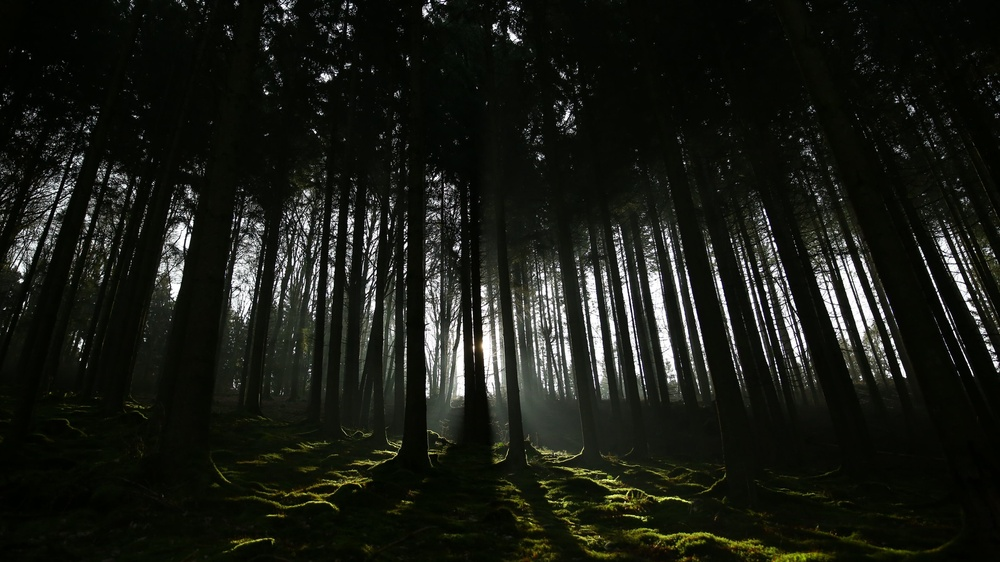
#> input picture forrest.jpg, 1000 x 562 px, shrunk from 3840 x 2160 before the run
$ jupyter execute 02_Images.ipynb   (shell and % lines are left out)
#> lines starting #> are read from the running program, lines starting #| are printed output that depends on the picture; after the words box and inside, x2 and y2 are one past the last pixel; in counts of white or black regions, pixels touching at a corner belong together
# Playing with Images using [OpenCV](https://opencv.org/), MatPlotLib and Numpy

[cell 1]
import numpy as np
import cv2 as cv
import matplotlib.pyplot as plt

# making the figure size larger than the default size:
plt.rcParams['figure.figsize'] = [12,12]

[cell 2]
img_bgr = cv.imread('forrest.jpg')
#> img_bgr is the input picture: shape (562, 1000, 3); mean B, G, R 20.8, 27.4, 25

img = cv.cvtColor(img_bgr, cv.COLOR_BGR2RGB)

plt.imshow(img)
plt.title('Forrest Image');

[cell 3]
img

[cell 4]
img.shape
#> Out = (562, 1000, 3)

[cell 5]
plt.imshow(img_bgr[:,:,::-1]); # gives the same result

[cell 6]
corner = img[-1000:,:1000]
plt.imshow(corner);

[cell 7]
img.dtype

[cell 8]
img.itemsize
#> Out = 1

[cell 9]
img.shape
#> Out = (562, 1000, 3)

[cell 10]
img.strides
#> Out = (3000, 3, 1)

[cell 11]
corner.shape
#> Out = (562, 1000, 3)

[cell 12]
corner.strides # Notice that the corner has the same strides because we are essentially using the same image data
#> Out = (3000, 3, 1)

[cell 13]
corner.flags.owndata
#> Out = False

[cell 14]
img.flags.owndata
#> Out = True

## Transposing

Image arrays have a property T which is their transpose

[cell 15]
reds = img[:,:,0]

print(reds.shape)
#| (562, 1000)
print(reds.T.shape)
#| (1000, 562)

[cell 16]
reds.dtype

[cell 17]
plt.imshow(reds, cmap='gray');

[cell 18]
plt.imshow(reds.T, cmap='gray');
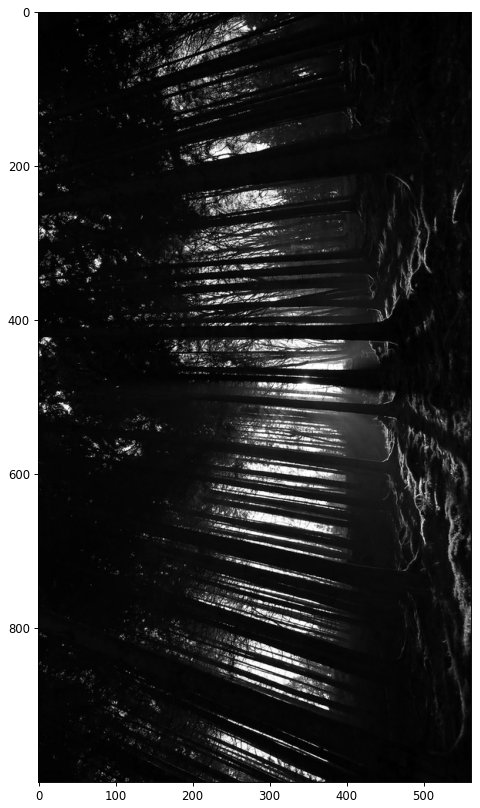
#> figure drawn by matplotlib, 1 panel

[cell 19]
reds.strides
#> Out = (3000, 3)

[cell 20]
reds.T.strides
#> Out = (3, 3000)

[cell 21]
squished = reds[:,::3]
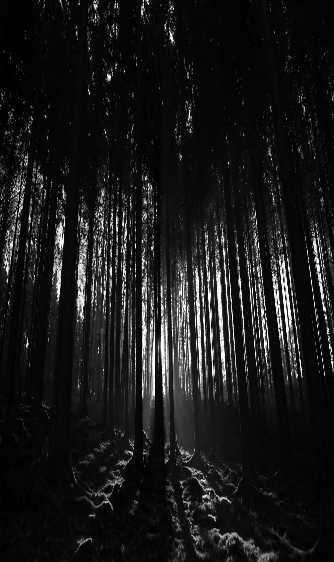
#> squished: shape (562, 334); min 0, max 255, mean 24.9
plt.imshow(squished, cmap='gray');

[cell 22]
squished.strides
#> Out = (3000, 9)

## Histogram equalisation

[cell 23]
gray_img = cv.cvtColor(img, cv.COLOR_RGB2GRAY)

plt.imshow(gray_img, cmap='gray');

[cell 24]
hist, bins = np.histogram(gray_img, bins=256, range=[0,256])
#> hist = 256 values, max 55136 at index 6, min 135 at index 200, mean 2195.3; bins = 257 values from 0 to 256
hist, bins

[cell 25]
cdf = hist.cumsum()
#> cdf = 256 values from 206 to 562000
cdf
#> Out = 256 values from 206 to 562000

[cell 26]
fig, ax1 = plt.subplots()

# plot the histograms using the normal y axis
ax1.bar(bins[1:], hist, 1, color = 'r')
ax1.tick_params(axis='y', labelcolor = 'r')

# make a second y axis that shares the same x axis
ax2 = ax1.twinx()
ax2.tick_params(axis='y', labelcolor = 'b')
# and that will plot the CDF
ax2.plot(cdf, color= 'b')

fig.tight_layout()
fig.legend(('histogram', 'cdf'), loc = 'upper left');

plt.show()
#> figure, not shown here; panel 1: tallest bar 55136 high, from x = 6.5 to 7.5; panel 2: curve peaks at x = 255, y = 562000

## This is where equalisation comes in

[cell 27]
equ_img = cv.equalizeHist(gray_img)
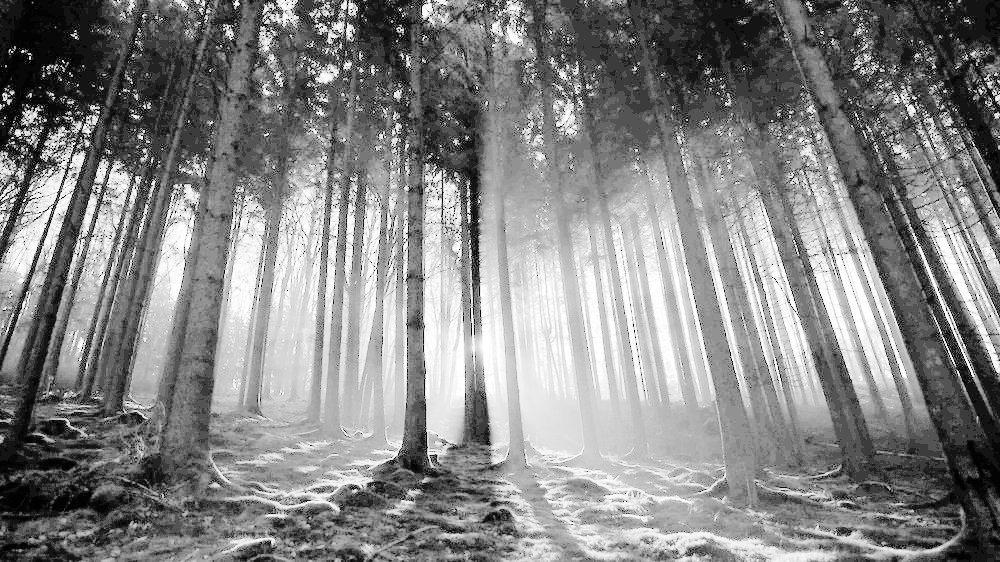
#> equ_img: shape (562, 1000); min 0, max 255, mean 133.2

[cell 28]
fig, axs = plt.subplots(1,2, figsize= (14,6))
axs[0].imshow(gray_img, cmap='gray')
axs[0].set_title('Original')

axs[1].imshow(equ_img, cmap='gray')
axs[1].set_title('equalised')

plt.show()

   #### Now we do some the same plot for the equalised image

   We see that the new image is more gritty but it's cdf is a straight line which means that the contrast is more balanced

[cell 29]
hist, bins = np.histogram(equ_img, bins=256, range=[0,256])
#> hist = 256 values, max 55136 at index 60, min 0 at index 2, mean 2195.3
cdf = hist.cumsum()

fig, ax1 = plt.subplots()

# plot the histograms using the normal y axis
ax1.bar(bins[1:], hist, 1, color = 'r')
ax1.tick_params(axis='y', labelcolor = 'r')

# make a second y axis that shares the same x axis
ax2 = ax1.twinx()
ax2.tick_params(axis='y', labelcolor = 'b')
# and that will plot the CDF
ax2.plot(cdf, color= 'b')

fig.tight_layout()
fig.legend(('histogram', 'cdf'), loc = 'upper left');

plt.show()
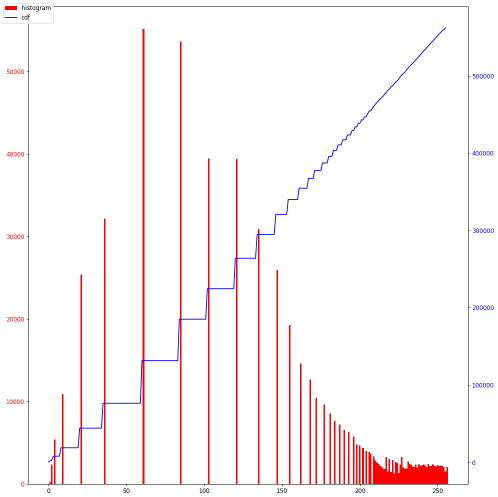
#> figure drawn by matplotlib, 2 panels; panel 1: tallest bar 55136 high, from x = 60.5 to 61.5; panel 2: curve peaks at x = 255, y = 562000

### If this is too grainy then we can make modifications to the image array

[cell 30]
for i in range(0,5):
    mix = i / 4.0
    blend = (equ_img * mix) + (gray_img * (1.0 - mix))
    print("original:", 1-mix, "normalised", mix)
    plt.imshow(blend, cmap='gray')
    plt.show()
#> this loop made 5 passes
#> pass 3, `blend = (equ_img * mix) + (gray_img * (1.0 - mix))`:
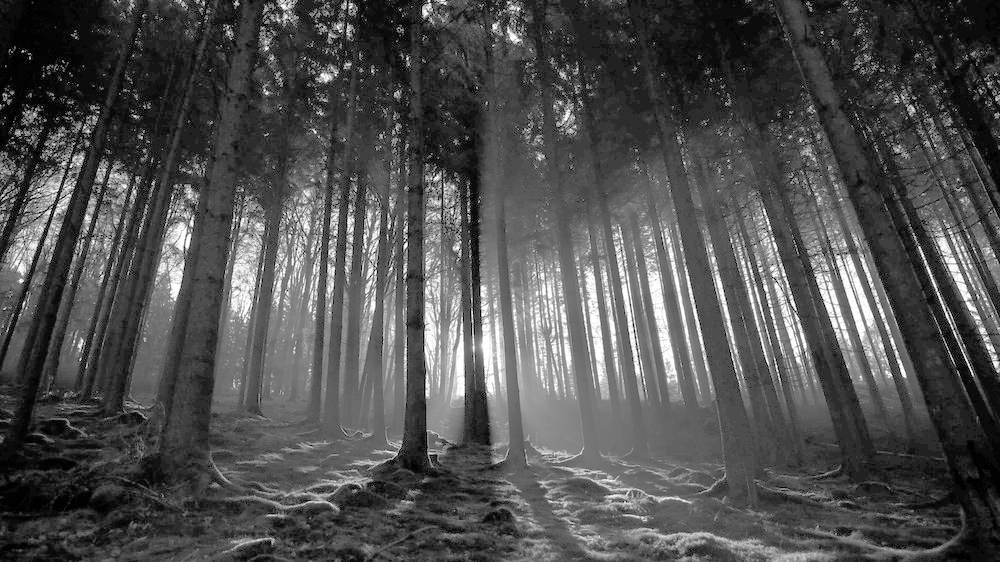
#> blend: shape (562, 1000) float64; min 0, max 255, mean 79.6

## We can convert this gray image back to the RGB image we started with now

[cell 31]
h, w = gray_img.shape
#> h = 562; w = 1000

mono_img = np.zeros((h, w , 3), dtype=np.uint8)
mono_img.shape
#> Out = (562, 1000, 3)

[cell 32]
# An ellipses ... , means "as many dimensions as you need"

mono_img[..., 0] = gray_img
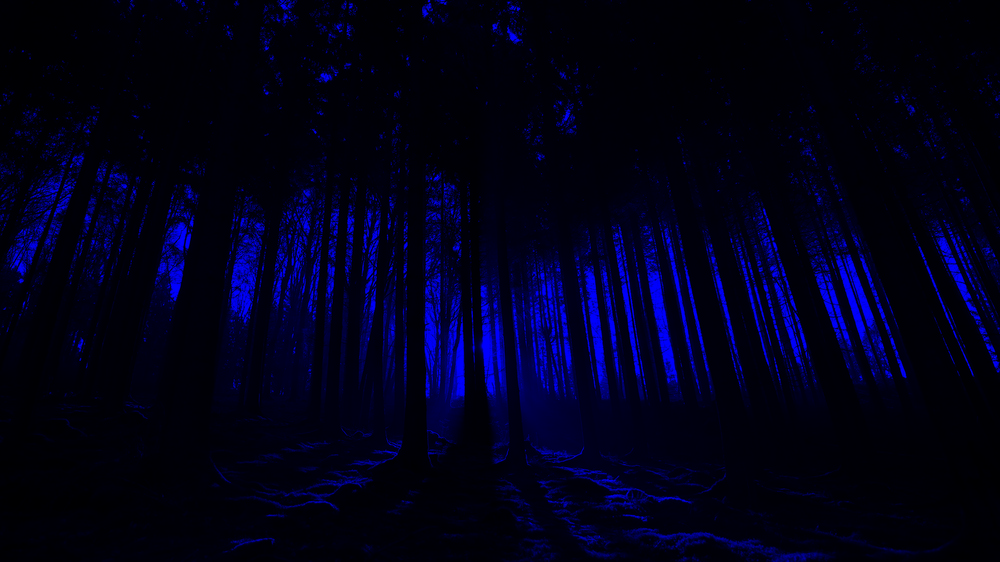
#> mono_img: shape (562, 1000, 3); mean of channels 0, 1, 2 25.9, 0, 0; drawn as B, G, R
mono_img[..., 1] = gray_img
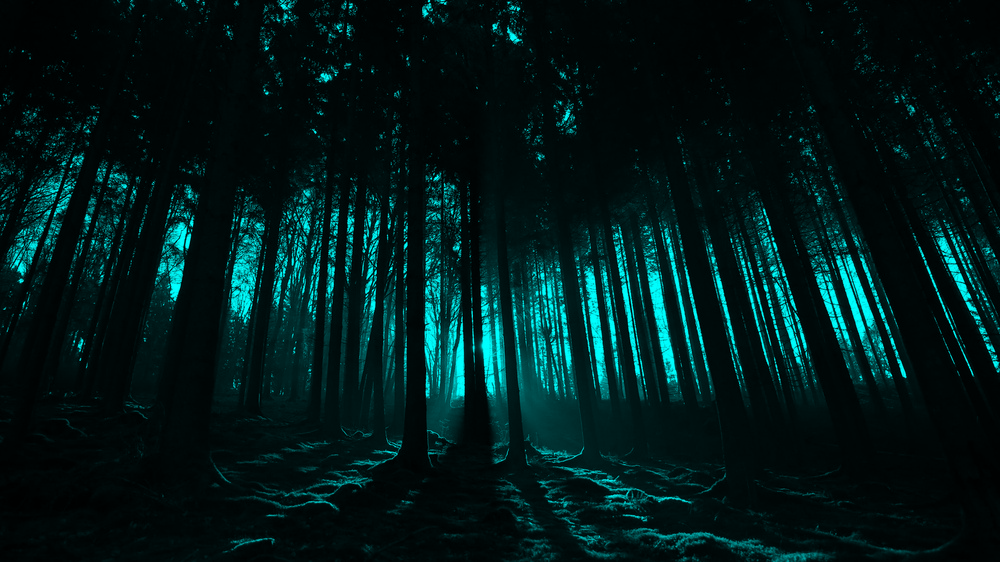
#> mono_img: shape (562, 1000, 3); mean of channels 0, 1, 2 25.9, 25.9, 0; drawn as B, G, R
mono_img[..., 2] = gray_img
mono_img

[cell 33]
plt.imshow(mono_img);

 This also works with broadcasting and it is much faster
 We can turn a 2D array into a 3D array by adding an extra axis

[cell 34]
gray_img_3d = gray_img[..., np.newaxis]
gray_img_3d.shape
#> Out = (562, 1000, 1)

[cell 35]
mono_img = np.broadcast_to(gray_img_3d, (h, w, 3))
mono_img

[cell 36]
plt.imshow(mono_img);

 This above is a color image but it is just that all colors have the same value so we will change that

[cell 37]
brightlights = np.where(mono_img < 40, img, [230, 230, 230])
plt.imshow(brightlights);

[cell 38]
greens = img[...,1]
greenmask = (greens > 200)
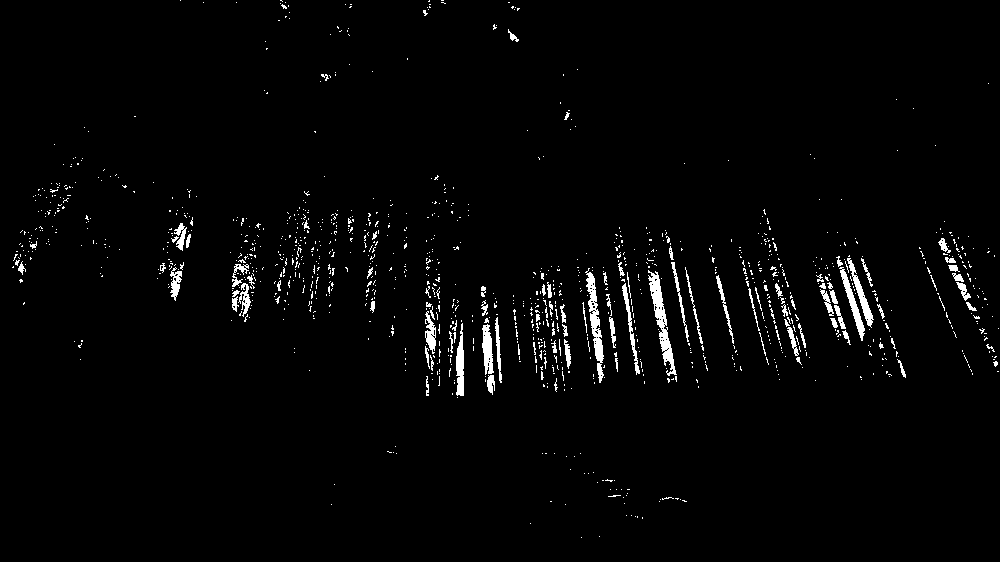
#> greenmask: shape (562, 1000) bool; 2.2% white; 1208 white regions (1114 under 20 px), largest, box (x1, y1, x2, y2) and area: (648, 270, 677, 376) 890, (585, 268, 604, 383) 747, (839, 267, 865, 341) 442
greenmask

[cell 39]
plt.imshow(greenmask, cmap='gray');

And now we use indexing

[cell 40]
brightlights[greenmask] = [0, 255, 0]
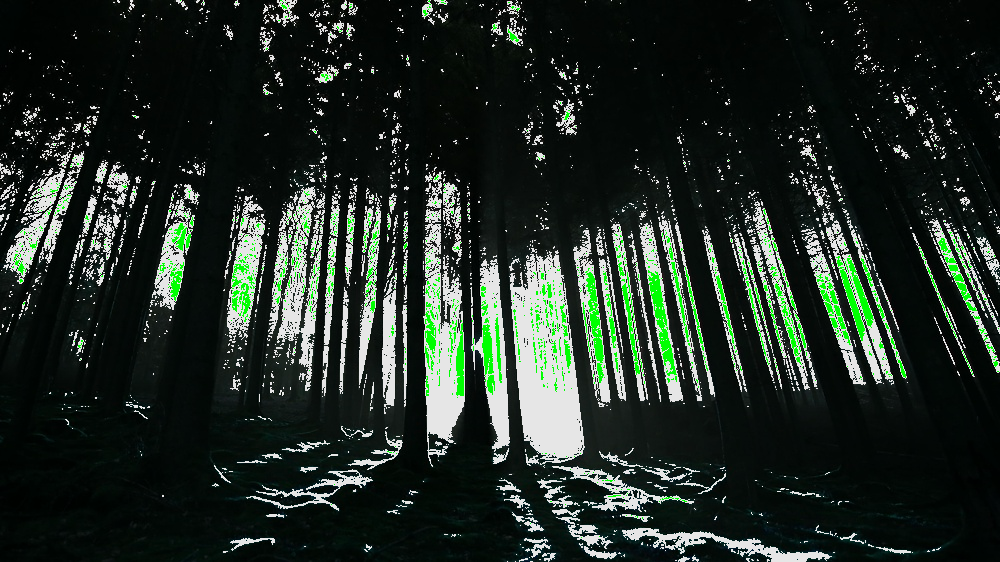
#> brightlights: shape (562, 1000, 3) int64; mean of channels 0, 1, 2 37.9, 45.6, 34.6; drawn as B, G, R
plt.imshow(brightlights);
